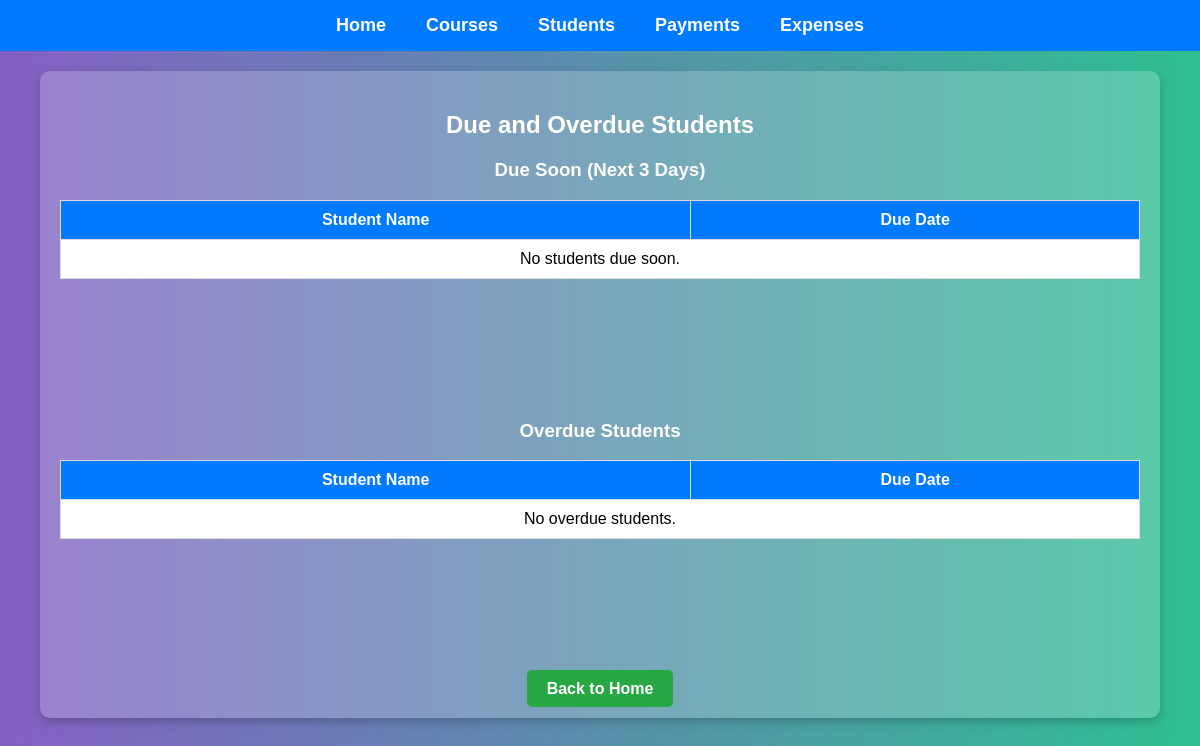
The page /doremiredo/due-overdue-students/ (signed in) on the database as committed earlier.
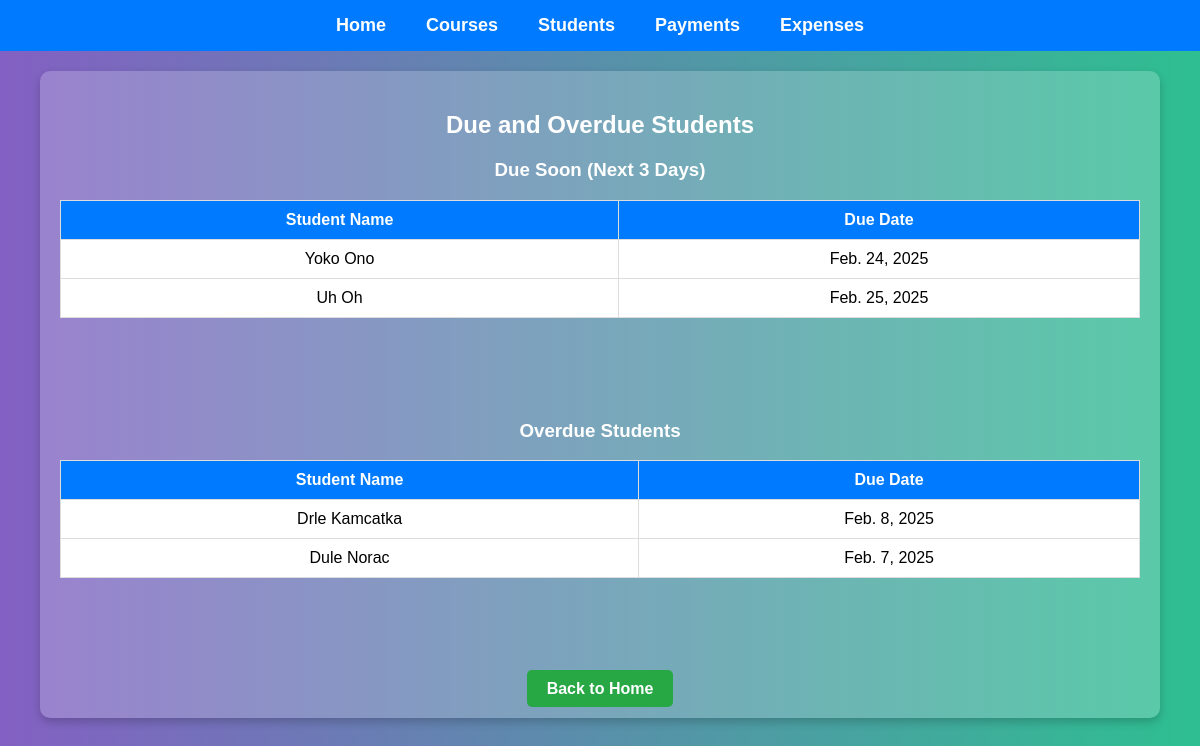
The same page on the database as committed later.
### doremiredo/models.py (models this page shows, shortened)
class Student(models.Model):
    name = models.CharField(max_length=100, unique=True)
    second_child = models.BooleanField(default=False)
    third_child = models.BooleanField(default=False)
    is_active = models.BooleanField(default=True)
    course = models.ForeignKey(Course, on_delete=models.SET_NULL, null=True, blank=True)
    date_of_birth = models.DateField(null=True, blank=True)  # Optional
    enrollment = models.DateField(default=date.today, null=True, blank=True)  # Optional
    discharge = models.DateField(null=True, blank=True)  # Optional
    school_class = models.PositiveIntegerField(null=True, blank=True)  # Optional
    school = models.CharField(max_length=255, blank=True, null=True)  # Optional
    profession = models.CharField(max_length=255, blank=True, null=True)  # Optional
    contact = models.CharField(max_length=100, null=True, blank=True)
    notes = models.TextField(null=True, blank=True)
    def get_last_payment_date(self):
        last_payment = Payment.objects.filter(student=self).order_by('-date').first()
        return last_payment.date if last_payment else "No payments"

### doremiredo/views.py (the view)
# urls.py: path('due-overdue-students/', views.due_overdue_students, name='due_overdue_students'),
@login_required
def due_overdue_students(request):
    today = datetime.today().date()
    due_soon_students = []
    overdue_students = []
    for student in Student.objects.filter(is_active=True):  # Only active students
        last_payment = student.get_last_payment_date()
        if last_payment == "No payments" or last_payment is None:
            continue  # Skip students with no payments
        if isinstance(last_payment, str):
            last_payment = datetime.strptime(last_payment, "%Y-%m-%d").date()  # Convert string to date
        if student.course:  # Ensure student has a course
            if student.course.frequency == "monthly":
                next_due_date = last_payment + timedelta(days=30)
            else:
                next_due_date = None  # Single-payment courses do not have recurring due dates
            if next_due_date:
                days_until_due = (next_due_date - today).days
                if 0 <= days_until_due <= 3:  # Due in 3 or fewer days
                    due_soon_students.append({
                        "student": student,
                        "due_date": next_due_date,
                    })
                elif days_until_due < 0:  # Already overdue
                    overdue_students.append({
                        "student": student,
                        "due_date": next_due_date,
                    })
    context = {
        "due_soon_students": due_soon_students,
        "overdue_students": overdue_students,
    }
    return render(request, 'due_overdue_students.html', context)

### doremiredo/templates/due_overdue_students.html (shortened to what this page needs)
{% load static %}
<!DOCTYPE html>
<html lang="en">
<head>
    <link rel="stylesheet" href="{% static 'doremiredo/styles.css' %}">
</head>
<body>
    <nav>
        <ul>
            <li><a href="{% url 'home' %}">Home</a></li>
            <li><a href="{% url 'list_course' %}">Courses</a></li>
            <li><a href="{% url 'list_student' %}">Students</a></li>
            <li><a href="{% url 'list_payment' %}">Payments</a></li>
            <li><a href="{% url 'list_expense' %}">Expenses</a></li>
        </ul>
    </nav>
    <div class="container">
        <h2>Due and Overdue Students</h2>
        <h3>Due Soon (Next 3 Days)</h3>
        <div class="table-container">
            <table>
                <thead>
                    <tr>
                        <th>Student Name</th>
                        <th>Due Date</th>
                    </tr>
                </thead>
                <tbody>
                    {% for student_data in due_soon_students %}
                    <tr>
                        <td>{{ student_data.student.name }}</td>
                        <td>{{ student_data.due_date }}</td>
                    </tr>
                    {% empty %}
                    <tr>
                        <td colspan="2">No students due soon.</td>
                    </tr>
                    {% endfor %}
                </tbody>
            </table>
        </div>
        <h3>Overdue Students</h3>
        <div class="table-container">
            <table>
                <thead>
                    <tr>
                        <th>Student Name</th>
                        <th>Due Date</th>
                    </tr>
                </thead>
                <tbody>
                    {% for student_data in overdue_students %}
                    <tr>
                        <td>{{ student_data.student.name }}</td>
                        <td>{{ student_data.due_date }}</td>
                    </tr>
                    {% empty %}
                    <tr>
                        <td colspan="2">No overdue students.</td>
                    </tr>
                    {% endfor %}
                </tbody>
            </table>
        </div>
        <a href="{% url 'home' %}" class="btn">Back to Home</a>
    </div>
</body>
</html>

Rows that differ between the two databases and show on the page:
added Student: student.name "Yoko Ono", due_date "Feb. 24, 2025", shown under "Due Soon (Next 3 Days)"
added Student: student.name "Uh Oh", due_date "Feb. 25, 2025", shown under "Due Soon (Next 3 Days)"
added Student: student.name "Drle Kamcatka", due_date "Feb. 8, 2025", shown under "Overdue Students"
added Student: student.name "Dule Norac", due_date "Feb. 7, 2025", shown under "Overdue Students"
Other text that changed with them:
text no longer shown: "No students due soon. No overdue students."
